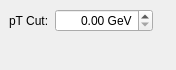
<ui version="4.0" >
 <class>Example4ControllerForm</class>
 <widget class="QWidget" name="Example4ControllerForm" >
  <property name="geometry" >
   <rect>
    <x>0</x>
    <y>0</y>
    <width>176</width>
    <height>70</height>
   </rect>
  </property>
  <property name="windowTitle" >
   <string>Form</string>
  </property>
  <layout class="QHBoxLayout" >
   <property name="margin" >
    <number>9</number>
   </property>
   <property name="spacing" >
    <number>6</number>
   </property>
   <item>
    <layout class="QVBoxLayout" >
     <property name="margin" >
      <number>0</number>
     </property>
     <property name="spacing" >
      <number>6</number>
     </property>
     <item>
      <layout class="QHBoxLayout" >
       <property name="margin" >
        <number>0</number>
       </property>
       <property name="spacing" >
        <number>6</number>
       </property>
       <item>
        <widget class="QLabel" name="label" >
         <property name="text" >
          <string>pT Cut:</string>
         </property>
        </widget>
       </item>
       <item>
        <widget class="QDoubleSpinBox" name="doubleSpinBox_ptcut" >
         <property name="alignment" >
          <set>Qt::AlignRight</set>
         </property>
         <property name="suffix" >
          <string> GeV</string>
         </property>
         <property name="maximum" >
          <double>9999.989999999999782</double>
         </property>
        </widget>
       </item>
      </layout>
     </item>
     <item>
      <spacer>
       <property name="orientation" >
        <enum>Qt::Vertical</enum>
       </property>
       <property name="sizeHint" >
        <size>
         <width>20</width>
         <height>40</height>
        </size>
       </property>
      </spacer>
     </item>
    </layout>
   </item>
   <item>
    <spacer>
     <property name="orientation" >
      <enum>Qt::Horizontal</enum>
     </property>
     <property name="sizeHint" >
      <size>
       <width>40</width>
       <height>20</height>
      </size>
     </property>
    </spacer>
   </item>
  </layout>
 </widget>
 <resources/>
 <connections/>
</ui>
